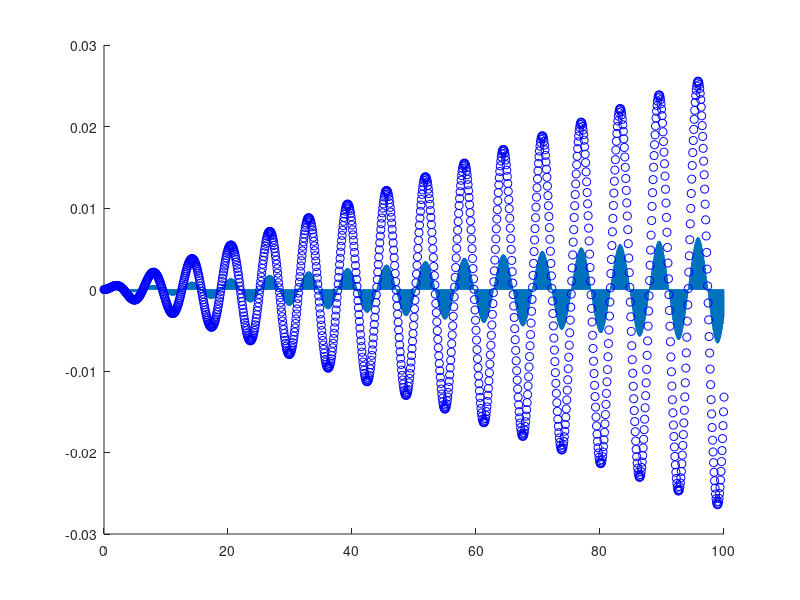

This figure's MATLAB source:
a = 0;
g = 0;
f = 1;
% INPUT TO THE PROGRAM
k = 0.04;
b = -1;
T = 100;

t = 0:k:T;
y = zeros(1, length(t)); % Column vector
y(1) = f; % Initial value
y(2) = (1 + k^2/2*b) * f;

for i=2:(length(t)-1)
    y(i+1) = -y(i-1) + 2*(1+b*k^2/2)*y(i);
end

% With time step 2k
kk = 2*k;
tt = 0:kk:T;
yy = zeros(1, length(tt));
yy(1) = f; % Initial value
yy(2) = (1 + kk^2/2*b) * f;

for i=2:(length(tt)-1)
    yy(i+1) = -yy(i-1) + 2*(1+b*kk^2/2)*yy(i);
end

analytical = @(x) cos(sqrt(abs(b))*x); % Trivial to solve analytically, with pen and paper

err1 = zeros(1, length(t));
err2 = zeros(1, length(tt));

for i=1:length(t)
    % Compare the same number of data points
    if (rem(i+1,2) == 0)
        err1(i) = analytical(t(i)) - y(i);
    end
end
for i=1:length(tt)
    err2(i) = analytical(tt(i)) - yy(i);
end
q = log10(norm(err1)/norm(err2))/log10(k/kk);
disp(q);

% tSkip = t(1:2:end);
% ySkip = y(1:2:end);
% qn = log10(norm(analytical(t)-y)/norm(analytical(tSkip)-ySkip))/log10(k/kk);
% disp(qn)

hold on
% plot(t, y, 'bo');
% t2 = linspace(0, T, 100);
% plot(t2, analytical(t2));
plot(t, err1);
plot(tt, err2, 'bo');
hold off